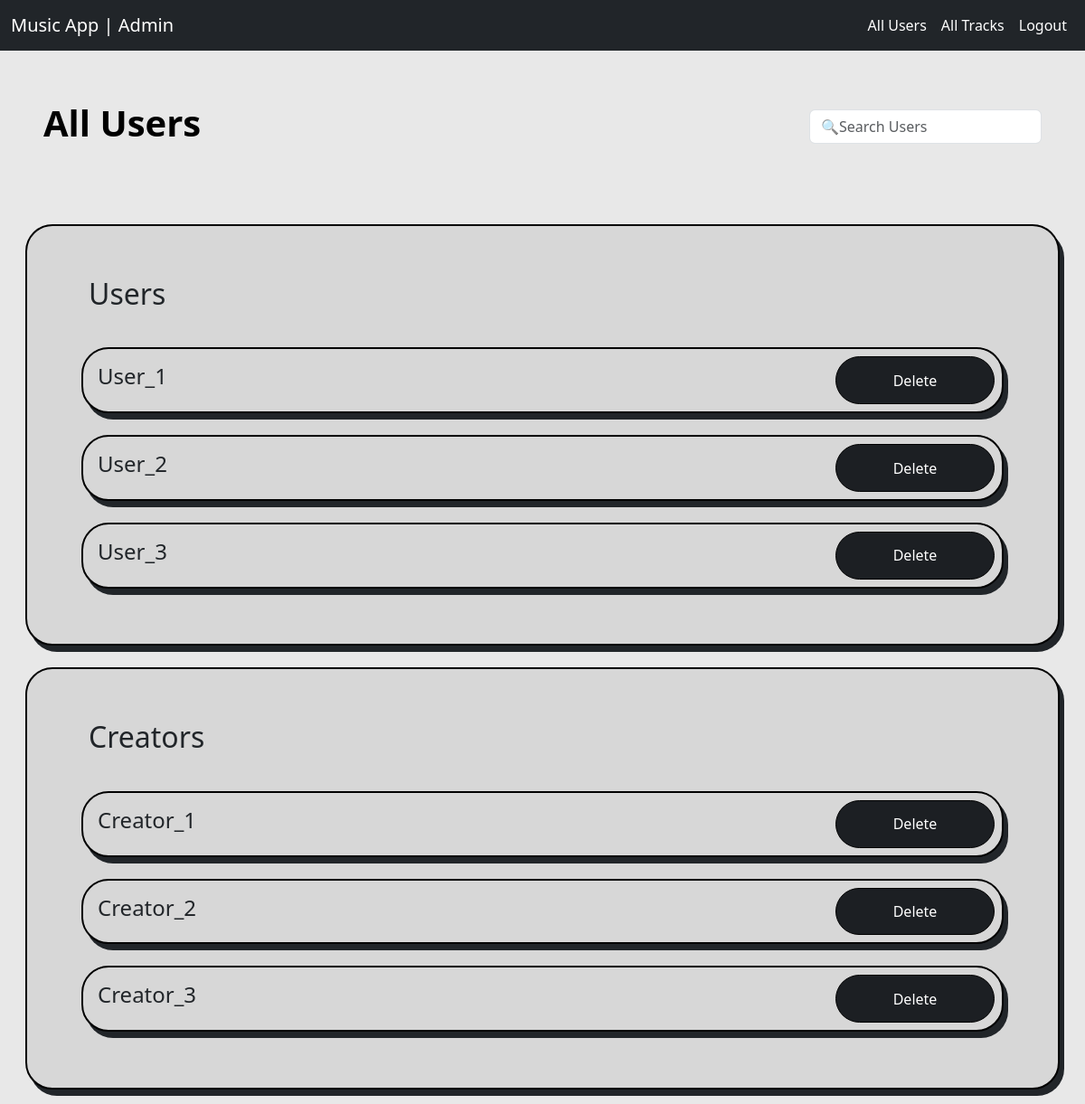
/admin/allusers (signed in), run on the app's committed database.
### app/models.py (models this page shows)
class User(db.Model):
    id = db.Column(db.Integer, primary_key=True)
    username = db.Column(db.String(20), unique=True, nullable=False)
    password = db.Column(db.String(50), nullable=False)
    role = db.Column(db.String(10), nullable=False)
    liked_songs = db.relationship('Song', secondary=likes, backref=db.backref('liking_users', lazy='dynamic'))
    ratings = db.relationship('Rating', backref='user', lazy=True)
    playlists = db.relationship('Playlist', backref='user', lazy=True)
    albums = db.relationship('Album', backref='user', lazy=True)

### app/routes.py (the view)
@app.route('/admin/allusers')
@login_check
@admin_check
def all_users():
    users = db.session.query(User).filter_by(role='user').all()
    creators = db.session.query(User).filter_by(role='creator').all()
    data = {
        'users': users,
        'creators': creators
    }
    return render_template("all_users.html", users=data)

### app/templates/all_users.html (shortened to what this page needs)
{% extends 'base.html' %}
{% block styles %}
<link href="{{ url_for('static', filename='style.css') }}" rel="stylesheet">
{% endblock styles %}
{% block main %}
{% include 'navbar.html' %}
<section>
    <nav class="navbar navbar-expand-lg">
        <div class="container-fluid p-5 col-xxl-12">
            <h1 style="color: black;" href="#"><strong>All Users</strong></h1>
            <div>
                <div>
                    <form class="d-flex">
                        <input class="form-control" type="text" placeholder="🔍Search Users" id="search-users">
                    </form>
                </div>
            </div>
        </div>
    </nav>
</section>
{% for user in users.keys() %}
{% if users[user] %}
<section>
    <div class="container-fluid">
        <div class="row mt-4 cover-main p-5 m-3">
            <div class="d-flex  justify-content-between col-xxl-12">
                <div class="m-2 d-flex text-align-center">
                    <h2>{{ user.title() }}</h2>
                </div>
            </div>
            <div class="scroll-main">
                {% for u in users[user] %}
                <div class="cover-main col-xxl-12 mt-4 d-flex justify-content-between all-users">
                    <div class="m-3 col-xxl-3">
                        <h4>{{ u['username'].title() }}</h4>
                    </div>
                    <div class="m-2 col-xxl-3 d-flex justify-content-around">
                        <a class="button" href="{{ url_for('delete_user', userid=u['id']) }}">Delete</a>
                    </div>
                </div>
                {% endfor %}
            </div>
        </div>
    </div>
</section>
{% endif %}
{% endfor %}
{% endblock main %}

### app/static/style.css (style rules this page uses)
* { margin: 0; }
a { text-decoration: none; }
body { background-color: rgb(232, 232, 232); }
.cover-main { background-color: rgb(215, 215, 215); border: 2px black solid; border-radius: 30px; box-shadow: 5px 7px; }
.button { width: 11rem; border: 1px black solid; border-radius: 30px; display: flex; justify-content: center; align-items: center; background: #1c1f23; color: white; }
.scroll-main { height: 19rem; overflow-y: scroll; }

### data on the page
User: username "User_1"
User: username "User_2"
User: username "User_3"
User: username "Creator_1"
User: username "Creator_2"
User: username "Creator_3"

### other printed values
{{ user.title() }} "Users" "Creators"
